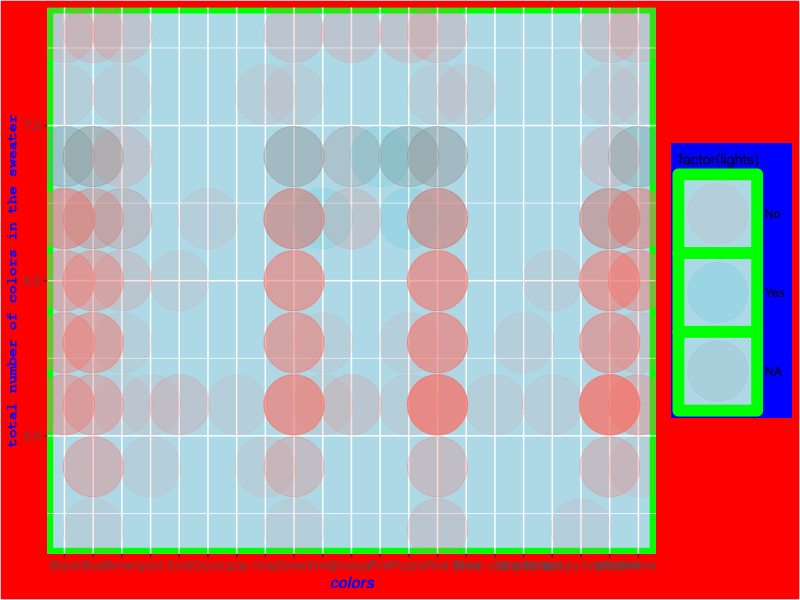
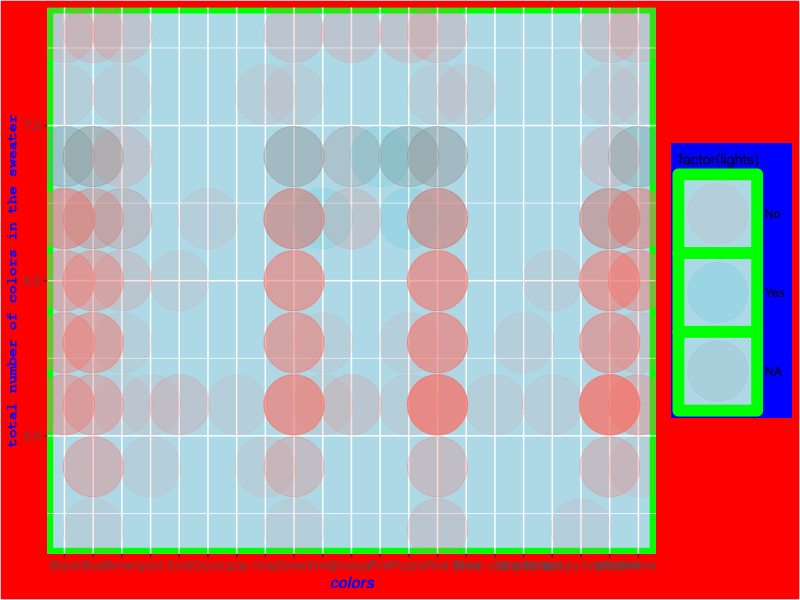

The R script that drew these images, in order:
library(tidyverse)
data <- read_csv("data/use_this_data/holiday_sweaters-2020-12-15-clean.csv") %>%
  filter(hs_tf == "Yes") %>% 
  # separate colors column into rows
  separate_rows(colors, sep = c(", ")) %>% 
  group_by(sweater) %>% 
  mutate(sum = length(colors)) %>% 
  rownames_to_column("values")

ggplot(data = data, 
       mapping = aes(x = colors, y = sum, color = factor(lights))) + 
  geom_point(size = 20, alpha = 1/10, aes(color = factor(lights))) + 
  theme(
    plot.background = element_rect(fill = "red"),
    panel.background = element_rect(fill = 'lightblue', colour = 'green', size = 4),
    axis.title.x = element_text(face = "bold.italic", color = "blue"),
    axis.title.y = element_text(family = "mono", face = "bold", color = "blue"),
    legend.background = element_rect(fill = "blue")
  ) +
  labs(x = "colors",
       y = "total number of colors in the sweater")

ggsave(here::here("yijia's plot.pdf"), width = 7, height = 4, dpi = 150)
